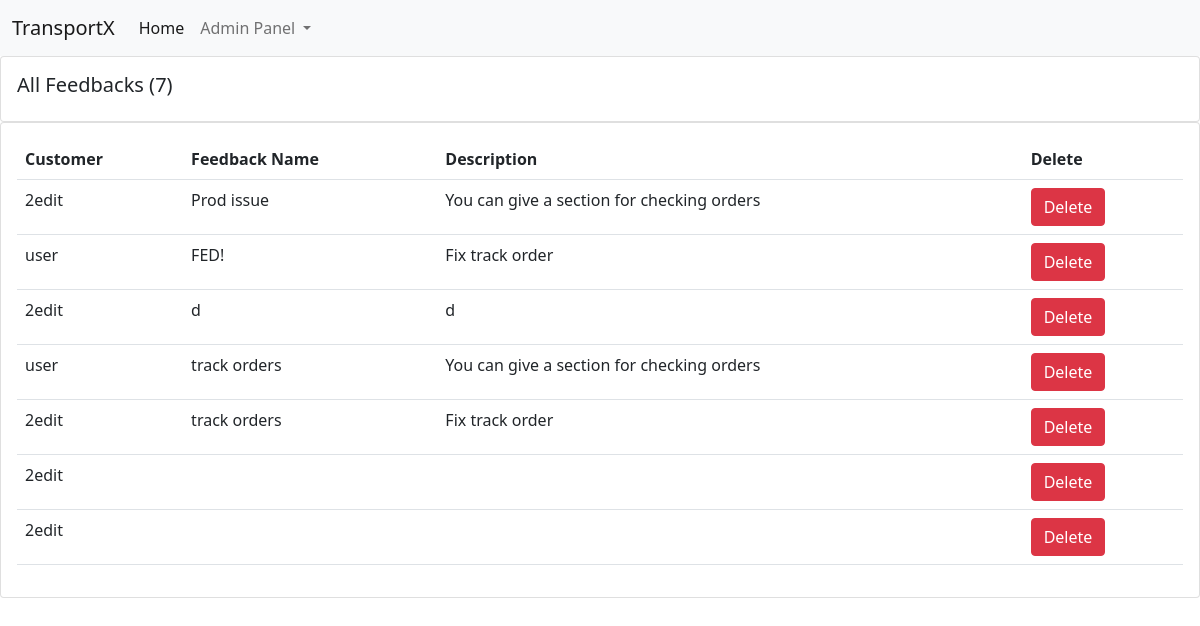
Screenshot of /see_feedbacks/ with the database file from the repository.
### books/models.py (models this page shows, shortened)
class Feedback(models.Model):
    feedback_name = models.CharField(max_length=100)
    description = models.CharField(max_length=100)
    user = models.ForeignKey(User, on_delete=models.CASCADE, default=1)

### books/views.py (the view)
# urls.py: path("see_feedbacks/", views.see_feedbacks, name="see_feedbacks"),
def see_feedbacks(request):
    feedback = Feedback.objects.all()
    feedback_count = feedback.count()
    return render(request, "see_feedbacks.html",
                  {'feedback': feedback, 'feedback_count': feedback_count})

### books/templates/see_feedbacks.html (shortened to what this page needs)
{% extends 'admin_navbar.html' %}
{% block body %}
{% load static %}
<div class="row">
    <div class="col-md">
      <div class="card card-body">
        <h5>All Feedbacks ({{feedback_count}})</h5>
      </div>
      <div class="card card-body">
        <table class="table">
          <tr>
            <th>Customer</th>
            <th>Feedback Name</th>
            <th>Description</th>
            <th>Delete</th>
          </tr>
          {% for i in feedback %}
            <tr>
              <td>{{i.user}}</td>
              <td>{{i.feedback_name}}</td>
              <td>{{i.description}}</td>
              <td><a href="/delete_feedbacks/delete_{{i.id}}/" class="btn btn-danger">Delete</a></td>
            </tr>
          {% endfor %}
        </table>
      </div>
    </div>
  </div>
  {% endblock %}

### books/templates/admin_navbar.html (shortened to what this page needs)
<!doctype html>
<html lang="en">
  <head>
    <link href="https://cdn.jsdelivr.net/npm/bootstrap@5.0.2/dist/css/bootstrap.min.css" rel="stylesheet">
  </head>
  <body>
    <nav class="navbar navbar-expand-lg navbar-light bg-light">
        <div class="container-fluid">
          <a class="navbar-brand" href="/">TransportX</a>
          <div class="collapse navbar-collapse" id="navbarSupportedContent">
            <ul class="navbar-nav me-auto mb-2 mb-lg-0">
              <li class="nav-item">
                <a class="nav-link active" aria-current="page" href="/">Home</a>
              </li>
              <li class="nav-item dropdown">
                <a class="nav-link dropdown-toggle" href="#" id="navbarDropdown" role="button" data-bs-toggle="dropdown" aria-expanded="false">
                  Admin Panel
                </a>
              </li>
            </ul>
          </div>
        </div>
      </nav>
      {% block body %}
      {% endblock %}
    </body>
    </html>

### rows the page displays
Feedback: user "2edit", feedback_name "Prod issue", description "You can give a section for checking orders"
Feedback: user "user", feedback_name "FED!", description "Fix track order"
Feedback: user "2edit", feedback_name "d", description "d"
Feedback: user "user", feedback_name "track orders", description "You can give a section for checking orders"
Feedback: user "2edit", feedback_name "track orders", description "Fix track order"
Feedback: user "2edit"
Feedback: user "2edit"

### other values shown
{{ feedback_count }} "7"
